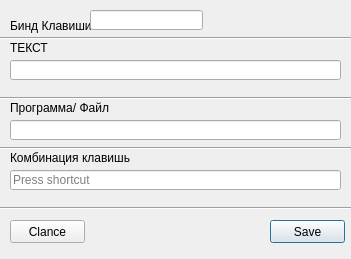
<?xml version="1.0" encoding="UTF-8"?>
<ui version="4.0">
 <class>Dialog</class>
 <widget class="QDialog" name="Dialog">
  <property name="geometry">
   <rect>
    <x>0</x>
    <y>0</y>
    <width>351</width>
    <height>259</height>
   </rect>
  </property>
  <property name="windowTitle">
   <string>Dialog</string>
  </property>
  <widget class="QLabel" name="label">
   <property name="geometry">
    <rect>
     <x>10</x>
     <y>40</y>
     <width>41</width>
     <height>16</height>
    </rect>
   </property>
   <property name="text">
    <string>ТЕКСТ</string>
   </property>
  </widget>
  <widget class="QLineEdit" name="Text_bind">
   <property name="geometry">
    <rect>
     <x>10</x>
     <y>60</y>
     <width>331</width>
     <height>20</height>
    </rect>
   </property>
  </widget>
  <widget class="Line" name="line">
   <property name="geometry">
    <rect>
     <x>0</x>
     <y>30</y>
     <width>351</width>
     <height>16</height>
    </rect>
   </property>
   <property name="orientation">
    <enum>Qt::Horizontal</enum>
   </property>
  </widget>
  <widget class="QLabel" name="label_2">
   <property name="geometry">
    <rect>
     <x>10</x>
     <y>10</y>
     <width>81</width>
     <height>31</height>
    </rect>
   </property>
   <property name="text">
    <string>Бинд Клавиши</string>
   </property>
  </widget>
  <widget class="Line" name="line_2">
   <property name="geometry">
    <rect>
     <x>0</x>
     <y>90</y>
     <width>351</width>
     <height>16</height>
    </rect>
   </property>
   <property name="orientation">
    <enum>Qt::Horizontal</enum>
   </property>
  </widget>
  <widget class="QLabel" name="label_3">
   <property name="geometry">
    <rect>
     <x>10</x>
     <y>100</y>
     <width>101</width>
     <height>16</height>
    </rect>
   </property>
   <property name="text">
    <string>Программа/ Файл</string>
   </property>
  </widget>
  <widget class="QLineEdit" name="Programm_bind">
   <property name="geometry">
    <rect>
     <x>10</x>
     <y>120</y>
     <width>331</width>
     <height>20</height>
    </rect>
   </property>
  </widget>
  <widget class="Line" name="line_3">
   <property name="geometry">
    <rect>
     <x>0</x>
     <y>140</y>
     <width>351</width>
     <height>16</height>
    </rect>
   </property>
   <property name="orientation">
    <enum>Qt::Horizontal</enum>
   </property>
  </widget>
  <widget class="QLabel" name="label_4">
   <property name="geometry">
    <rect>
     <x>10</x>
     <y>150</y>
     <width>121</width>
     <height>16</height>
    </rect>
   </property>
   <property name="text">
    <string>Комбинация клавишь</string>
   </property>
  </widget>
  <widget class="QKeySequenceEdit" name="Combo_bind">
   <property name="geometry">
    <rect>
     <x>10</x>
     <y>170</y>
     <width>331</width>
     <height>20</height>
    </rect>
   </property>
  </widget>
  <widget class="Line" name="line_4">
   <property name="geometry">
    <rect>
     <x>0</x>
     <y>200</y>
     <width>351</width>
     <height>16</height>
    </rect>
   </property>
   <property name="orientation">
    <enum>Qt::Horizontal</enum>
   </property>
  </widget>
  <widget class="QPushButton" name="Save_button">
   <property name="geometry">
    <rect>
     <x>270</x>
     <y>220</y>
     <width>75</width>
     <height>23</height>
    </rect>
   </property>
   <property name="text">
    <string>Save</string>
   </property>
  </widget>
  <widget class="QPushButton" name="Clance_button">
   <property name="geometry">
    <rect>
     <x>10</x>
     <y>220</y>
     <width>75</width>
     <height>23</height>
    </rect>
   </property>
   <property name="text">
    <string>Clance</string>
   </property>
  </widget>
  <widget class="QLineEdit" name="Name_Edit">
   <property name="geometry">
    <rect>
     <x>90</x>
     <y>10</y>
     <width>113</width>
     <height>20</height>
    </rect>
   </property>
  </widget>
 </widget>
 <resources/>
 <connections/>
</ui>
